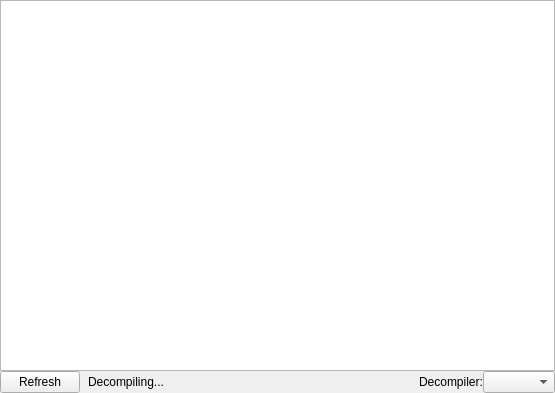
<?xml version="1.0" encoding="UTF-8"?>
<ui version="4.0">
 <class>DecompilerWidget</class>
 <widget class="QDockWidget" name="DecompilerWidget">
  <property name="geometry">
   <rect>
    <x>0</x>
    <y>0</y>
    <width>555</width>
    <height>393</height>
   </rect>
  </property>
  <property name="windowTitle">
   <string>Decompiler</string>
  </property>
  <widget class="QWidget" name="dockWidgetContents">
   <layout class="QVBoxLayout" name="verticalLayout">
    <property name="spacing">
     <number>0</number>
    </property>
    <property name="leftMargin">
     <number>0</number>
    </property>
    <property name="topMargin">
     <number>0</number>
    </property>
    <property name="rightMargin">
     <number>0</number>
    </property>
    <property name="bottomMargin">
     <number>0</number>
    </property>
    <item>
     <widget class="QPlainTextEdit" name="textEdit">
      <property name="lineWrapMode">
       <enum>QPlainTextEdit::NoWrap</enum>
      </property>
      <property name="readOnly">
       <bool>true</bool>
      </property>
     </widget>
    </item>
    <item>
     <layout class="QHBoxLayout" name="horizontalLayout">
      <item>
       <widget class="QPushButton" name="refreshButton">
        <property name="text">
         <string>Refresh</string>
        </property>
       </widget>
      </item>
      <item>
       <layout class="QHBoxLayout" name="progressLayout">
        <property name="leftMargin">
         <number>8</number>
        </property>
        <item>
         <widget class="QLabel" name="progressLabel">
          <property name="text">
           <string>Decompiling...</string>
          </property>
         </widget>
        </item>
       </layout>
      </item>
      <item>
       <spacer name="horizontalSpacer">
        <property name="orientation">
         <enum>Qt::Horizontal</enum>
        </property>
        <property name="sizeHint" stdset="0">
         <size>
          <width>40</width>
          <height>20</height>
         </size>
        </property>
       </spacer>
      </item>
      <item>
       <widget class="QLabel" name="decompilerLabel">
        <property name="text">
         <string>Decompiler:</string>
        </property>
       </widget>
      </item>
      <item>
       <widget class="QComboBox" name="decompilerComboBox"/>
      </item>
     </layout>
    </item>
   </layout>
  </widget>
 </widget>
 <resources/>
 <connections/>
</ui>
